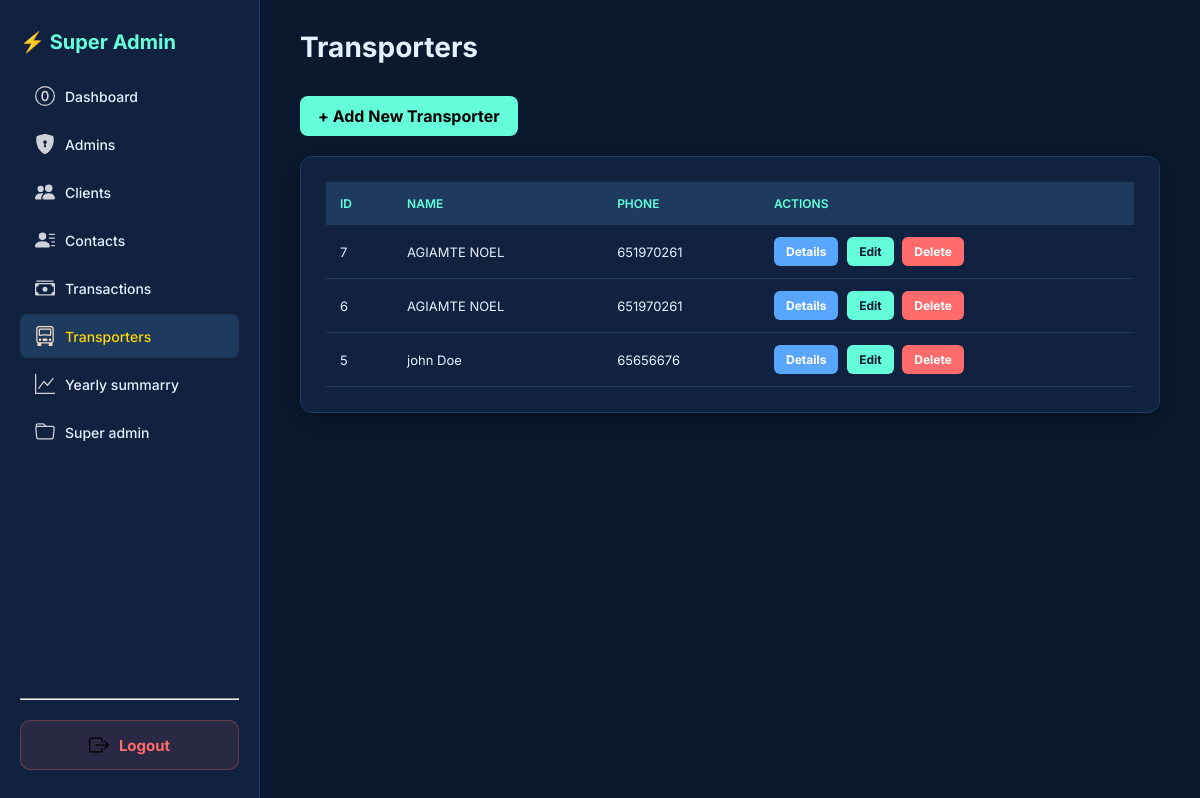
The app's page /Admin.php?table=transporters (signed in) with its own data.
### tables this page shows
CREATE TABLE `transporters` (
  `id` int(11) NOT NULL,
  `Name` varchar(200) NOT NULL DEFAULT '0',
  `phone` varchar(200) NOT NULL DEFAULT '0',
  `email` varchar(200) NOT NULL DEFAULT '0'
);

### Admin.php (the view, shortened to what this page needs)
<?php
include 'config.php';
$important_cols = [
    'admins' => ['id', 'Name','phone'],
    'clients' => ['id', 'Name','phone'],
    'contacts' => ['id', 'name','phone',],
    'transactions' => ['id', 'clients','goods'],
    'transporters' => ['id', 'Name','phone'],
    'yearly_summarry' => ['id', 'Number_of_Imported_Transaction', 'Number_of_Exported_Transaction']
];
$tables_result = $conn->query("SHOW TABLES");
$all_tables = [];
while($row = $tables_result->fetch_array()){
    $all_tables[] = $row[0];
}
foreach($all_tables as $t){
    if(!array_key_exists($t, $important_cols)){
        $important_cols[$t] = [];
    }
}
?>
<!DOCTYPE html>
<html>
<head>
    <link rel="stylesheet" href="bootstrap-icons-1.13.1/font/bootstrap-icons.min.css">
</head>
<body>
    <div class="sidebar">
        <div class="sidebar-top">
            <div>
                <div class="logo">⚡ Super Admin</div>
            </div>
            <nav>
                <a href="Admin.php" class="<?=!isset($_GET['table'])? 'active' : ''?>">
                    <img src="bootstrap-icons-1.13.1/0-circle.svg" width="18"> Dashboard
                </a>
                <?php
    $icons = [
        'admins' => 'shield-lock-fill.svg',
        'clients' => 'people-fill.svg',
        'contacts' => 'person-lines-fill.svg',
        'transactions' => 'cash-stack.svg',
        'transporters' => 'truck-front.svg',
        'yearly_summarry' => 'graph-up.svg'
    ];
    foreach($important_cols as $table => $cols):
        $icon = isset($icons[$table]) ? $icons[$table] : 'folder.svg';
    ?>
                <a href="Admin.php?table=<?= $table?>"
                    class="<?= (isset($_GET['table']) && $_GET['table']==$table)? 'active' : ''?>">
                    <img src="bootstrap-icons-1.13.1/<?= $icon ?>" width="18">
                    <?= ucfirst(str_replace("_"," ",$table))?>
                </a>
                <?php endforeach;?>
            </nav>
        </div>
        <div class="sidebar-bottom1">
           <hr>
            <br>
        <div class="sidebar-bottom2">
             <a href="logout.php">
            <img src="bootstrap-icons-1.13.1/box-arrow-right.svg" width="20"> Logout
    </a>
    </div>
    </div>
        </div>
    <div class="content">
        <div class="content-header">
            <h1>
                <?= isset($_GET['table'])? ucfirst(str_replace("_"," ",$_GET['table'])) : 'Dashboard'?>
            </h1>
            <?php if(isset($_GET['table'])):
        $table = $_GET['table'];
        $singular = ucfirst(rtrim($table,'s'));
    ?>
            <a href="add.php?table=<?= $table ?>" class="btn-add">+ Add New
                <?= $singular ?>
            </a>
            <?php endif; ?>
        </div>
        <div class="card">
            <?php
    if(isset($_GET['table']) && array_key_exists($_GET['table'], $important_cols)){
        $table = $conn->real_escape_string($_GET['table']);
        $cols_config = $important_cols[$table];
        if(!empty($cols_config)){ $cols = $cols_config; }
        else {
            $cols = [];
            $col_result = $conn->query("SHOW COLUMNS FROM `$table`");
            while($c = $col_result->fetch_assoc()){ $cols[] = $c['Field']; }
        }
        $primary_key = $cols[0];
        $col_list = "`".implode("`,`", $cols)."`";
        $result = $conn->query("SELECT $col_list FROM `$table` ORDER BY `$primary_key` DESC LIMIT 300");
        if($result && $result->num_rows > 0){
            echo "<table><tr>";
            foreach($cols as $col){ echo "<th>".ucfirst(str_replace("_"," ",$col))."</th>"; }
            echo "<th>Actions</th></tr>";
            while($row = $result->fetch_assoc()){
                echo "<tr>";
                foreach($cols as $col){ echo "<td>".htmlspecialchars($row[$col])."</td>"; }
                echo "<td>
                        <a href='view.php?table=$table&id=".$row[$primary_key]."' class='btn btn-view'>Details</a>
                        <a href='edit.php?table=$table&id=".$row[$primary_key]."' class='btn btn-edit'>Edit</a>
                        <a href='delete.php?table=$table&id=".$row[$primary_key]."' class='btn btn-delete' onclick=\"return confirm('Delete this record?')\">Delete</a>
                      </td>";
                echo "</tr>";
            }
            echo "</table>";
        } else { echo "<p class='empty'>No records found in <b>$table</b></p>"; }
    } else { echo "<p class='empty'>Select a table from the sidebar to manage data.</p>"; }
?>
        </div>
    </div>
</body>
</html>

### Admin.php (style rules this page uses)
:root { --bg-dark: #0a192f; --bg-card: #112240; --bg-hover: #1e3a5f; --accent: #64ffda; --accent-hover: #52e0c4; --text-primary: #e6f1ff; --text-secondary: #8892b0; --danger: #ff6b6b; --info: #58a6ff; }
.sidebar nav a { display: flex:align-items:center; gap: 10px }
* { margin: 0; padding: 0; box-sizing: border-box; }
body { font-family: 'Inter', sans-serif; background: var(--bg-dark); color: var(--text-primary); display: flex; }
.sidebar { width: 260px; background: var(--bg-card); height: 100vh; position: fixed; padding: 30px 20px; border-right: 1px solid var(--bg-hover); border-right: 1px solid var(--bg-hover); display: flex; flex-direction: column; justify-content: space-between; overflow-y: auto; }
.logo { font-size:20px; font-weight:700; color:var(--accent); margin-bottom:20px; }
.sidebar nav a { display: flex; align-items: center; gap: 10px; padding: 12px 15px; color: var(--text-secondary); text-decoration: none; border-radius: 8px; margin: 4px 0; font-weight: 500; font-family: 'Inter', sans-serif; transition: 0.2s; font-size: 14px; }
.sidebar nav a:hover, .sidebar nav a.active { background: var(--bg-hover); color: var(--accent); }
.sidebar-bottom1 { margin-top: auto; padding-top: 20px; }
.sidebar-bottom2 a { display: flex; align-items: center; justify-content: center; gap: 10px; padding: 14px 15px; background: rgba(255, 107, 107, 0.1); color: var(--danger) !important; text-decoration: none; border-radius: 10px; font-weight: 700; font-size: 15px; border: 1px solid rgba(255, 107, 107, 0.3); transition: 0.2s; }
.content { margin-left: 260px; padding: 30px 40px; width: calc(100% - 260px); }
.content-header h1 { font-size: 28px; font-weight: 700; margin-bottom: 20px; }
.card { background: var(--bg-card); border: 1px solid var(--bg-hover); border-radius: 12px; padding: 25px; box-shadow: 0 8px 30px rgba(0, 0, 0, 0.3); overflow-x: auto; }
table { width: 100%; border-collapse: collapse; min-width: 800px; }
th { background: var(--bg-hover); color: var(--accent); padding: 14px; text-align: left; font-weight: 600; font-size: 12px; text-transform: uppercase; }
td { padding: 12px 14px; border-bottom: 1px solid var(--bg-hover); font-size: 13px; }
.btn { padding: 7px 12px; border-radius: 6px; text-decoration: none; font-weight: 700; font-size: 12px; margin-right: 5px; display: inline-block; }
.btn-view { background: var(--info); color: #fff; }
.btn-edit { background: var(--accent); color: var(--bg-dark); }
.btn-delete { background: var(--danger); color: #fff; }
.sidebar nav a { display: flex; align-items: center; gap: 10px; color: var(--text); }
.sidebar nav a img { filter: brightness(0) invert(1); width: 20px; height: 20px; opacity: 0.8; transition: 0.3s; }
.sidebar nav a:hover, .sidebar nav a.active { color: gold; }
.sidebar nav a:hover img, .sidebar nav a.active img { filter: invert(84%) sepia(12%) saturate(400%) hue-rotate(355deg) brightness(102%); opacity: 1; }
.content-header { display: flex; flex-direction: column; align-items: flex-start; gap: 12px; margin-bottom: 20px; }
.btn-add { background: var(--accent); color: #000; text-decoration: none; padding: 10px 18px; border-radius: 8px; font-weight: 700; transition: 0.3s; }

### records on screen
transporters: id "7", Name "AGIAMTE NOEL", phone "651970261"
transporters: id "6", Name "AGIAMTE NOEL", phone "651970261"
transporters: id "5", Name "john Doe", phone "65656676"

### other values on screen
str_replace("_"," ",$table) "Admins"
str_replace("_"," ",$table) "Clients"
str_replace("_"," ",$table) "Contacts"
str_replace("_"," ",$table) "Transactions"
str_replace("_"," ",$table) "Transporters"
str_replace("_"," ",$table) "Yearly summarry"
str_replace("_"," ",$table) "Super admin"
str_replace("_"," ",$_GET['table']) "Transporters"
$singular "Transporter"
str_replace("_"," ",$col) "ID"
str_replace("_"," ",$col) "NAME"
str_replace("_"," ",$col) "PHONE"
